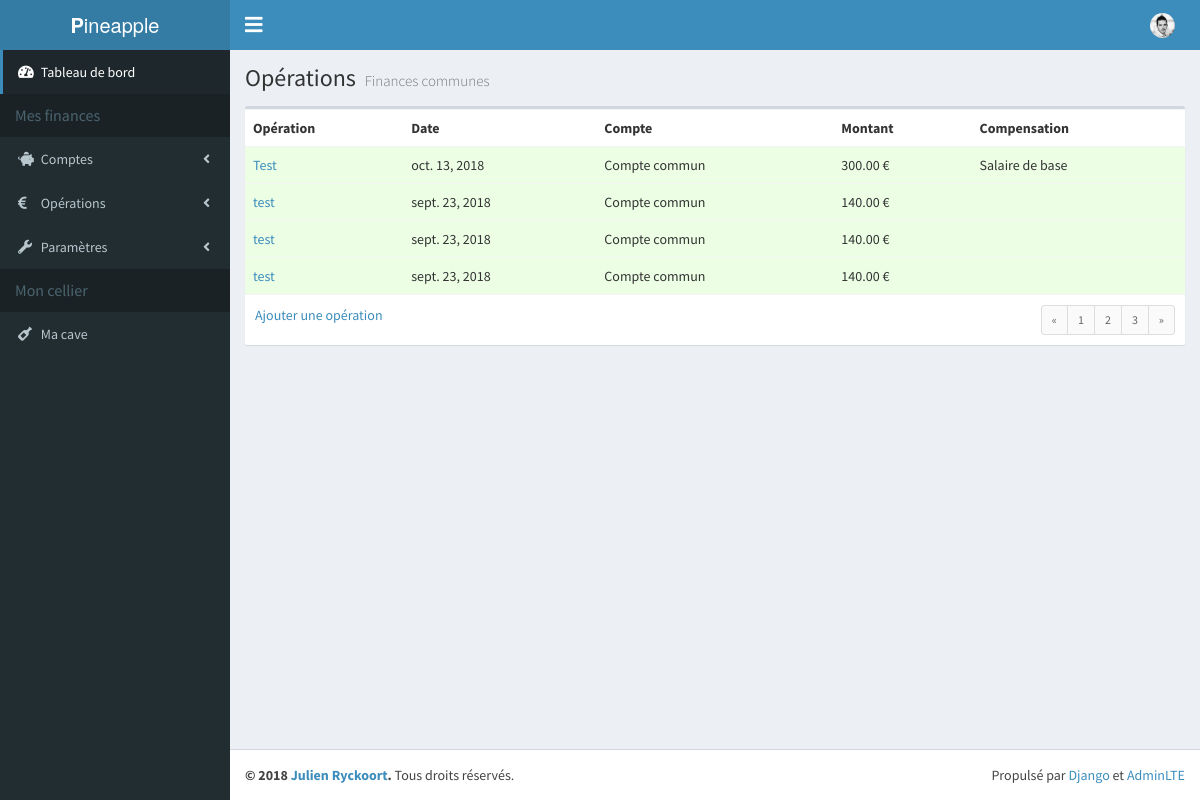
The page /accounting/operations/2 on the database its author committed.
### accounting/models.py (models this page shows, shortened)
class Budget(models.Model):
    user = models.ManyToManyField('auth.User')
    name = models.CharField(max_length=200)
    text = models.TextField(default=None, blank=True, null=True)
    class Meta:
        ordering = ('id',)

class AccountingEntry(models.Model):
    account = models.ForeignKey('Account', on_delete=models.CASCADE)
    counterparty_account = models.ForeignKey('Account', on_delete=models.CASCADE, blank=True, null=True, related_name='accounting_entry_counterparty')
    compensation_account = models.ForeignKey('CompensationAccount', on_delete=models.CASCADE, blank=True, null=True, default=None)
    date = models.DateField()
    amount = models.DecimalField(max_digits=13, decimal_places=2)
    name = models.CharField(max_length=200)
    text = models.TextField(default=None, blank=True, null=True)

class Account(models.Model):
    budget = models.ForeignKey('Budget', on_delete=models.CASCADE)
    name = models.CharField(max_length=200)
    text = models.TextField(default=None, blank=True, null=True)
    balance = models.DecimalField(max_digits=13, decimal_places=2)
    type = models.ForeignKey('AccountType', on_delete=models.PROTECT)
    class Meta:
        ordering = ('budget','type',)

class CompensationAccount(models.Model):
    budget = models.ForeignKey('Budget', on_delete=models.CASCADE)
    name = models.CharField(max_length=200)
    text = models.TextField(default=None, blank=True, null=True)
    balance = models.DecimalField(max_digits=13, decimal_places=2)
    category = models.ForeignKey('CompensationAccountCategory', on_delete=models.PROTECT)
    class Meta:
        ordering = ('budget','category',)

### accounting/views.py (the view)
# urls.py: path('operations/<id_budget>', views.operations, name='operations'),
def operations(request, id_budget):
    budget = Budget.objects.get(id=id_budget)
    entries = AccountingEntry.objects.filter(account__budget=id_budget).order_by('-date')
    return render(request, 'accounting/index_operations.html', locals())

### accounting/templates/accounting/index_operations.html
{% extends 'base.html' %}
{% block header %}
<h1>
  Opérations
  <small>{{ budget.name }}</small>
</h1>
{% endblock %}
{% block content %}
<div class="box">
  <div class="box-body no-padding">
    <table class="table">
      <tbody>
        <tr>
          <th>Opération</th>
          <th>Date</th>
          <th>Compte</th>
          <th>Montant</th>
          <th>Compensation</th>
        </tr>
        {% for entry in entries %}
        <tr {% if entry.amount >= 0 %} class="table-operations-income" {% else %} class="table-operations-expense" {% endif %}>
          <td><a href="{% url 'view_operation' entry.id %}">{{ entry.name }}</a></td>
          <td>{{ entry.date }}</td>
          <td>{{ entry.account.name }}</td>
          <td>{{ entry.amount }} €</td>
          <td>{{ entry.compensation_account.name }}</td>
        </tr>
        {% endfor %}
      </tbody>
    </table>
  </div>
  <div class="box-footer clearfix">
    <a href="{% url 'add_operation' %}">Ajouter une opération</a>
    <ul class="pagination pagination-sm no-margin pull-right">
      <li><a href="#">&laquo;</a></li>
      <li><a href="#">1</a></li>
      <li><a href="#">2</a></li>
      <li><a href="#">3</a></li>
      <li><a href="#">&raquo;</a></li>
    </ul>
  </div>
</div>
{% endblock %}

### rows shown on the page
Budget: name "Finances communes"
AccountingEntry: name "Test", date "oct. 13, 2018", account.name "Compte commun", amount "300.00", compensation_account.name "Salaire de base"
AccountingEntry: name "test", date "sept. 23, 2018", account.name "Compte commun", amount "140.00"
AccountingEntry: name "test", date "sept. 23, 2018", account.name "Compte commun", amount "140.00"
AccountingEntry: name "test", date "sept. 23, 2018", account.name "Compte commun", amount "140.00"
